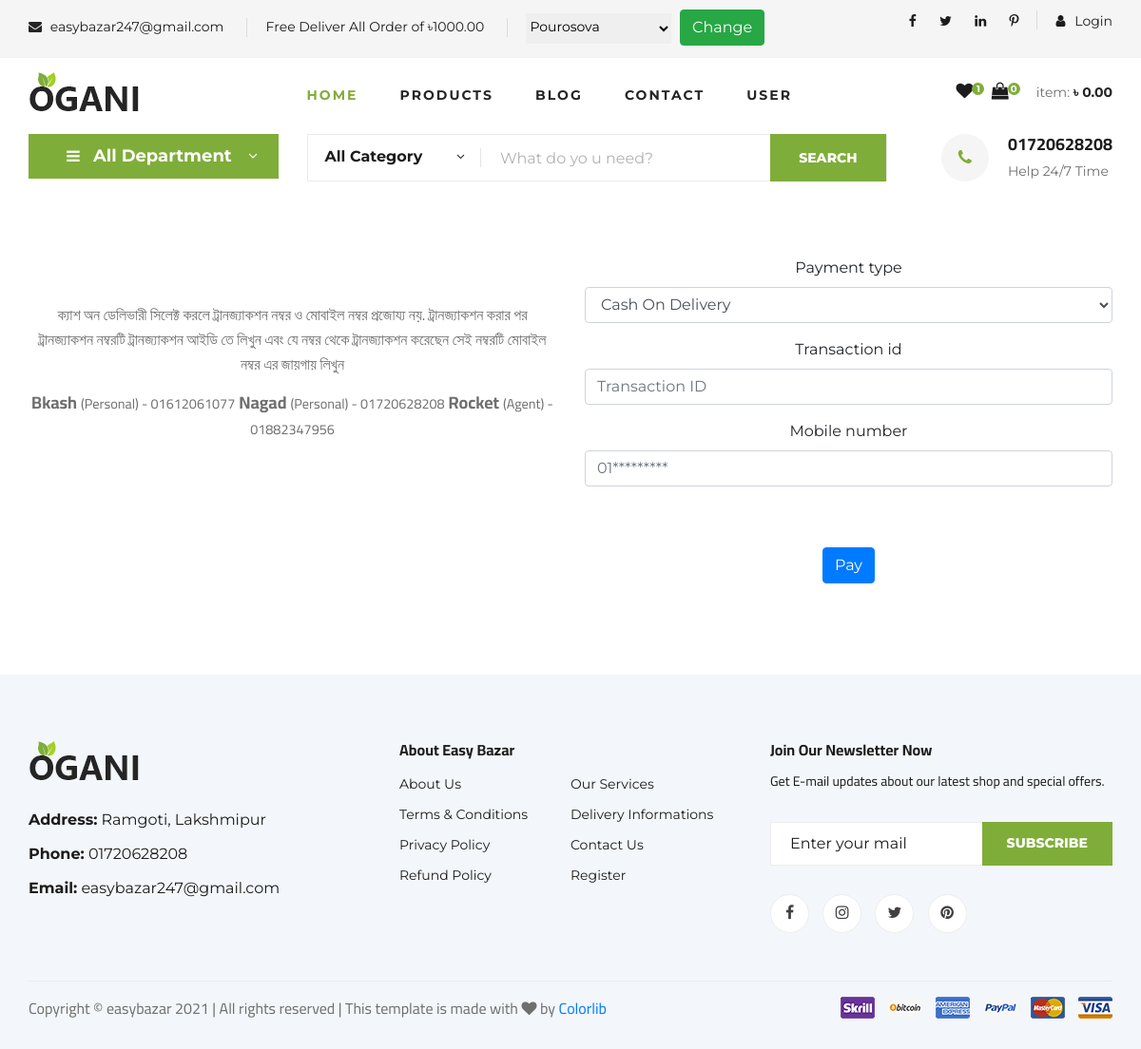
Page /payment/pay/1/ on the committed database.
### core/models.py (models this page shows, shortened)
class Setting(models.Model):
    website_name = models.CharField(max_length=150)
    address = models.CharField(max_length=254, blank=True)
    mobile1 = models.CharField(max_length=50, blank=True)
    mobile2 = models.CharField(max_length=50, blank=True)
    email =  models.EmailField( max_length=254, blank=True)
    facebook = models.URLField(max_length=200, blank=True)
    twitter = models.URLField(max_length=200, blank=True)
    linkedin = models.URLField(max_length=200, blank=True)
    instagram = models.URLField(max_length=200, blank=True)
    class Meta:
        verbose_name = "Setting"
        verbose_name_plural = "Settings"

### delivery/models.py (models this page shows, shortened)
class DeliveryLocation(models.Model):
    location_name = models.CharField(max_length=100)
    delivery_target_amount = models.DecimalField(max_digits=9, decimal_places=2, default=0.00)
    created_at = models.DateTimeField(auto_now_add=True)
    updated_at = models.DateTimeField(auto_now=True)
    class Meta:
        verbose_name = "Delivery Location"
        verbose_name_plural = "Delivery Locations"
    def __str__(self):
        return self.location_name

### payment/models.py (models this page shows, shortened)
class PaymentType(models.Model):
    MERCHANT_TYPE = (
        ('Agent','Agent'),
        ('Personal','Personal')
    )
    payment_name = models.CharField(max_length=100)
    merchant_number = models.CharField(max_length=30,blank=True)
    merchant_status = models.CharField(max_length=50,choices=MERCHANT_TYPE, default='Agent')
    created_at = models.DateTimeField(auto_now_add=True)
    updated_at = models.DateTimeField(auto_now=True)
    class Meta:
        verbose_name = "PaymentType"
        verbose_name_plural = "PaymentTypes"
    def __str__(self):
        return self.payment_name

### payment/views.py (the view, shortened to what this page needs)
# urls.py: path('pay/<int:pk>/', PayPaymentView.as_view(), name='pay-payment')
class PayPaymentView(View):
    def get(self, request, pk, *args, **kwargs):
        pay_form = PaymentForm()
        payment_type = PaymentType.objects.exclude(merchant_number='')
        return render(request, 'payment/pay.html',{'pay_form': pay_form,'payment': payment_type})

### delivery/forms.py
class  DeliveryForm(forms.Form):
    delivery = forms.ModelChoiceField(label='', queryset=DeliveryLocation.objects.all(), empty_label=None)

### payment/forms.py
class PaymentForm(forms.ModelForm):
    class Meta:
        model = Payment
        fields = ('payment_type', 'transaction_id', 'mobile_number')
    def __init__(self, *args, **kwargs):
        super(PaymentForm, self).__init__(*args, **kwargs)
        self.fields['payment_type'].empty_label = None
        self.fields['transaction_id'].required = False
        self.fields['transaction_id'].widget.attrs.update({'placeholder': 'Transaction ID', 'class':'form-control'})
        self.fields['mobile_number'].required = False
        self.fields['mobile_number'].widget.attrs.update({'placeholder': '01*********'})

### cart/cart.py (called while the page is built)
    def __len__(self):
        return sum(item['quantity'] for item in self.cart.values())

    def get_total_price(self):
        return sum(Decimal(item['price']) * item['quantity'] for item in self.cart.values())

    @property
    def delivery(self):
        if self.delivery_id:
            try:
                return DeliveryLocation.objects.get(id=self.delivery_id)
            except DeliveryLocation.DoesNotExist:
                pass
        return  DeliveryLocation.objects.get(id=1)

    def delivery_free_shipping(self):
        if self.delivery:
            return self.delivery.delivery_target_amount

### cart/context_processors.py (called while the page is built)
def cart(request):
    return {'cart': Cart(request)}

### core/context_processors.py (called while the page is built)
def delivery_location(request):
    initial_location = request.session.get('delivery_id')
    delivery_location_form = DeliveryForm(initial={'delivery': initial_location})
    loacation = DeliveryLocation.objects.get(id=1)
    return {
        'delivery_location': delivery_location_form,
        'location': loacation,
        }

def website_settings(request):
    return{
        'setting': Setting.objects.first()
    }

### product/context_processors.py (called while the page is built)
def category(request):
    return {'all_categories': Category.objects.filter(is_active=True)}

### templates/payment/pay.html (shortened to what this page needs)
{% extends "base.html" %}
{% load crispy_forms_tags %}
{% block main_content %}
<div class="container py-5">
  <div class="row text-center justify-content-center">
    <div class="col-sm-12 col-md-6 col-lg-6 my-5">
      <p>ক্যাশ অন ডেলিভারী সিলেক্ট করলে ট্রানজ্যাকশন নম্বর ও মোবাইল নম্বর প্রজোয্য নয়. ট্রানজ্যাকশন করার পর ট্রানজ্যাকশন নম্বরটি ট্রানজ্যাকশন আইডি তে লিখুন এবং যে নম্বর থেকে ট্রানজ্যাকশন করেছেন সেই নম্বরটি মোবাইল নম্বর এর জায়গায় লিখুন</p>
      <p style="font-weight: bold; font-size: large;">{% for p in payment %}
        {{ p.payment_name }}  <small>({{p.merchant_status}}) - {{ p.merchant_number }}</small>
      {% endfor %}</p>
    </div>
    <div class="col-md-6">
      <form action="" method="post">
        <div class="form-group">
          {{ pay_form|crispy }}
        </div>
      <button type="submit" class="btn  btn-primary my-5">Pay</button>
    </form>
    </div>
  </div>
</div>
{% endblock main_content %}

### templates/header.html (shortened to what this page needs)
{% load static %}
<header class="header">
    <div class="header__top">
        <div class="container">
            <div class="row">
                <div class="col-lg-9 col-md-9">
                        <form action="{% url 'delivery:delivery-apply' %}" method="POST">
                            <div class="header__top__left">
                                <ul>
                                    <li><i class="fa fa-envelope"></i> {{ setting.email }}</li>
                                    <li>Free Deliver All Order of ৳{{ cart.delivery_free_shipping }}</li>
                                    <li>
                                        {{ delivery_location }}
                                        <button type="submit" class="btn bnt-sm btn-success">Change</button>
                                    </li>
                                </ul>
                            </div>
                        </form>
                </div>
                <div class="col-lg-3 col-md-3">
                    <div class="header__top__right">
                        <div class="header__top__right__social">
                            <a href="#"><i class="fa fa-facebook"></i></a>
                            <a href="#"><i class="fa fa-twitter"></i></a>
                            <a href="#"><i class="fa fa-linkedin"></i></a>
                            <a href="#"><i class="fa fa-pinterest-p"></i></a>
                        </div>
                        <div class="header__top__right__auth">
                            {% if request.user.is_authenticated %}
                            <a href="{% url 'accounts:logout' %}"><i class="fa fa-user"></i> Logout</a>
                            {% else %}
                            <a href="{% url 'accounts:login' %}"><i class="fa fa-user"></i> Login</a>
                            {% endif %}
                        </div>
                    </div>
                </div>
            </div>
        </div>
    </div>
    <div class="container">
        <div class="row">
            <div class="col-lg-3">
                <div class="header__logo">
                    <a href="{% url 'core:home' %}"><img src="{% static 'img/logo.png' %}" alt=""></a>
                </div>
            </div>
            <div class="col-lg-6">
                <nav class="header__menu">
                    <ul>
                        <li class="active"><a href="{% url 'core:home' %}">Home</a></li>
                        <li><a href="{% url 'product:products' %}">Products</a></li>
                        <li><a href="{% url 'blog:blog-list' %}">Blog</a></li>
                        <li><a href="{% url 'core:contact-us' %}">Contact</a></li>
                        <li><a href="#">User</a>
                        </li>
                    </ul>
                </nav>
            </div>
            <div class="col-lg-3">
                <div class="header__cart">
                    <ul>
                        <li><a href="#"><i class="fa fa-heart"></i> <span>1</span></a></li>
                        {% with cart|length as total_item %}
                        <li><a href="{% url 'cart:cart-detail' %}"><i class="fa fa-shopping-bag"></i> <span>{{ total_item }}</span></a></li>
                    </ul>
                    <div class="header__cart__price">item: <span>৳ {{ cart.get_total_price|floatformat:2 }}</span></div>
                    {% endwith %}
                </div>
            </div>
        </div>
    </div>
</header>

### templates/hero.html (shortened to what this page needs)
{% load static %}
<section class="hero hero-normal">
    <div class="container">
        <div class="row">
            <div class="col-lg-3">
                <div class="hero__categories">
                    <div class="hero__categories__all">
                        <i class="fa fa-bars"></i>
                        <span>All Department</span>
                    </div>
                        {% load mptt_tags %}
                </div>
            </div>
            <div class="col-lg-9">
                <div class="hero__search">
                    <div class="hero__search__form">
                        <form action="#">
                            <div class="hero__search__categories">
                                All Category
                                <span class="arrow_carrot-down"></span>
                            </div>
                            <input type="text" placeholder="What do yo u need?">
                            <button type="submit" class="site-btn">Search</button>
                        </form>
                    </div>
                    <div class="hero__search__phone">
                        <div class="hero__search__phone__icon">
                            <i class="fa fa-phone"></i>
                        </div>
                        <div class="hero__search__phone__text">
                            <h5>{{ setting.mobile1 }}</h5>
                            <span>Help 24/7 Time</span>
                        </div>
                    </div>
                </div>
            </div>
        </div>
    </div>
</section>

### templates/footer.html
{% load static %}
<footer class="footer spad">
    <div class="container">
        <div class="row">
            <div class="col-lg-4 col-md-6 col-sm-6">
                <div class="footer__about">
                    <div class="footer__about__logo">
                        <a href="{% url 'core:home' %}"><img src="{% static 'img/logo.png' %}" alt=""></a>
                    </div>
                    <ul>
                        <li><strong>Address:</strong> {{ setting.address }}</li>
                        <li><strong>Phone:</strong> {{ setting.mobile1 }}</li>
                        <li><strong>Email:</strong> {{ setting.email }}</li>
                    </ul>
                </div>
            </div>
            <div class="col-lg-4 col-md-6 col-sm-6">
                <div class="footer__widget">
                    <h6>About Easy Bazar</h6>
                    <ul>
                        <li><a href="#">About Us</a></li>
                        <li><a href="#">Terms & Conditions</a></li>
                        <li><a href="#">Privacy Policy</a></li>
                        <li><a href="#">Refund Policy</a></li>
                    </ul>
                    <ul>
                        <li><a href="#">Our Services</a></li>
                        <li><a href="#">Delivery Informations</a></li>
                        <li><a href="#">Contact Us</a></li>
                        <li><a href="{% url 'accounts:signup' %}">Register</a></li>
                    </ul>
                </div>
            </div>
            <div class="col-lg-4 col-md-12">
                <div class="footer__widget">
                    <h6>Join Our Newsletter Now</h6>
                    <p>Get E-mail updates about our latest shop and special offers.</p>
                    <form action="#">
                        <input type="text" placeholder="Enter your mail">
                        <button type="submit" class="site-btn">Subscribe</button>
                    </form>
                    <div class="footer__widget__social">
                        <a href="#"><i class="fa fa-facebook"></i></a>
                        <a href="#"><i class="fa fa-instagram"></i></a>
                        <a href="#"><i class="fa fa-twitter"></i></a>
                        <a href="#"><i class="fa fa-pinterest"></i></a>
                    </div>
                </div>
            </div>
        </div>
        <div class="row">
            <div class="col-lg-12">
                <div class="footer__copyright">
                    <div class="footer__copyright__text"><p>
Copyright &copy; easybazar <script>document.write(new Date().getFullYear());</script> | All rights reserved | This template is made with <i class="fa fa-heart" aria-hidden="true"></i> by <a href="https://colorlib.com" target="_blank">Colorlib</a>
</p></div>
                    <div class="footer__copyright__payment"><img src="{% static 'img/payment-item.png' %}" alt=""></div>
                </div>
            </div>
        </div>
    </div>
</footer>

### static/css/custom.css (style rules this page uses)
#id_delivery { border: none; padding: 4px 0 8px 0; margin-right: 5px; }

### rows in the picture
Setting: email "easybazar247@gmail.com", mobile1 "01720628208", address "Ramgoti, Lakshmipur"
DeliveryLocation: delivery_free_shipping "1000.00"
PaymentType: payment_name "Bkash", merchant_status "Personal", merchant_number "01612061077"
PaymentType: payment_name "Nagad", merchant_status "Personal", merchant_number "01720628208"
PaymentType: payment_name "Rocket", merchant_status "Agent", merchant_number "01882347956"

### other values in the picture
{{ total_item }} "0"
{{ cart.get_total_price|floatformat:2 }} "0.00"
